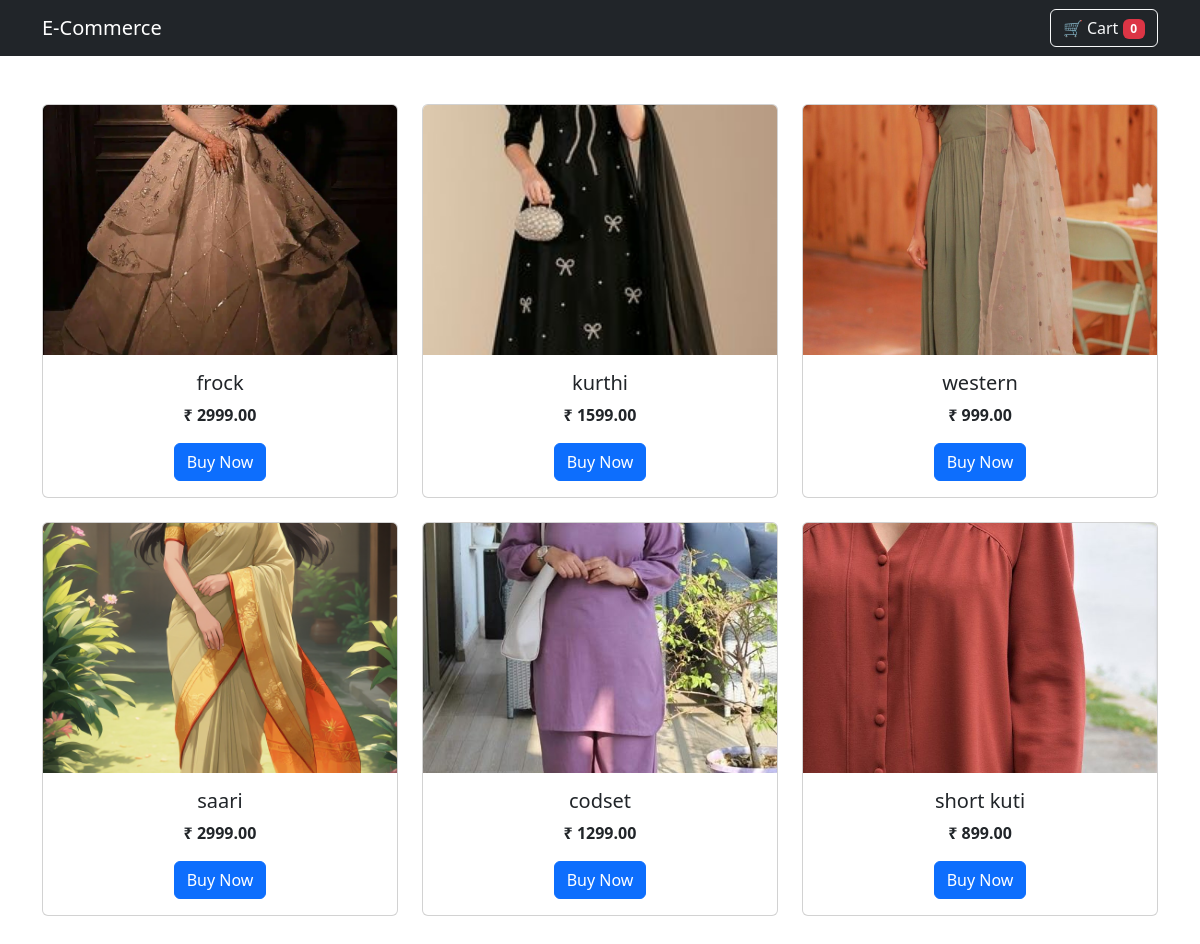
The page / on the database its author committed.
### Backend/models.py (models this page shows, shortened)
class Product(models.Model):
    name=models.CharField(max_length=100)
    price=models.DecimalField(max_digits=8,decimal_places=2)
    image=models.ImageField(upload_to='products/')

### Frontend/views.py (the view)
# urls.py: path('', views.home, name='home'),
def home(request):
    products = Product.objects.all()
    return render(request, 'home.html', {'products': products})

### Frontend/templates/home.html (shortened to what this page needs)
{% extends 'base.html' %}
{% load static %}
{% block content %}
<div class="row">
  {% for product in products %}
    <div class="col-md-4 mb-4 d-flex">
      <div class="card h-100 w-100 d-flex flex-column">
        <div class="card-img-top overflow-hidden" style="height: 250px;">
          <img src="{{ product.image.url }}" class="w-100 h-100 object-fit-cover" alt="{{ product.name }}">
        </div>
        <div class="card-body text-center mt-auto">
          <h5 class="card-title">{{ product.name }}</h5>
          <p class="card-text fw-bold">₹ {{ product.price }}</p>
          <a href="{% url 'product_detail' product.id %}" class="btn btn-primary">Buy Now</a>
        </div>
      </div>
    </div>
  {% empty %}
    <p class="text-center">No products available</p>
  {% endfor %}
</div>
{% endblock %}

### Frontend/templates/base.html (shortened to what this page needs)
<!DOCTYPE html>
<html lang="en">
<head>
    <link href="https://cdn.jsdelivr.net/npm/bootstrap@5.3.2/dist/css/bootstrap.min.css" rel="stylesheet">
</head>
<body>
<nav class="navbar navbar-expand-lg navbar-dark bg-dark">
    <div class="container">
        <a class="navbar-brand" href="{% url 'home' %}">E-Commerce</a>
        <div>
            <a href="{% url 'cart' %}" class="btn btn-outline-light">
                🛒 Cart
                <span class="badge bg-danger">
                    {{ request.session.cart|length|default:0 }}
                </span>
            </a>
        </div>
    </div>
</nav>
<div class="container my-5">
    {% block content %}
    {% endblock %}
</div>
</body>
</html>

### rows shown on the page
Product: image (picture), name "frock", price "2999.00"
Product: image (picture), name "kurthi", price "1599.00"
Product: image (picture), name "western", price "999.00"
Product: image (picture), name "saari", price "2999.00"
Product: image (picture), name "codset", price "1299.00"
Product: image (picture), name "short kuti", price "899.00"

### other values the page prints
{{ request.session.cart|length|default:0 }} "0"
